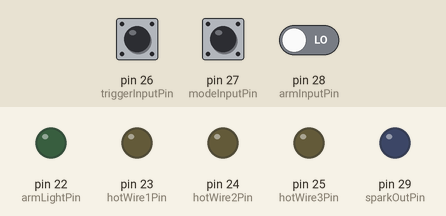
A sketch run on a simulated Arduino Mega 2560, built with avr-gcc and run on an emulated ATmega2560. Shown: output pins drawn as LEDs (lit = HIGH). The inputs (shaded band) are chosen by the test bench; at power-on: pin 28 (armInputPin) LOW, pin 27 (modeInputPin) LOW, pin 26 (triggerInputPin) LOW. What the sketch prints to the serial monitor is not drawn.

Above: at 1.5 s.
1.6 s: pin 28 (armInputPin) driven HIGH
At 2.9 s:
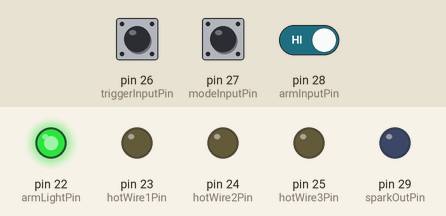
3.2 s: pin 27 (modeInputPin) pulled HIGH for 3.2 s
7.9 s: pin 26 (triggerInputPin) driven HIGH
At 8.8 s:
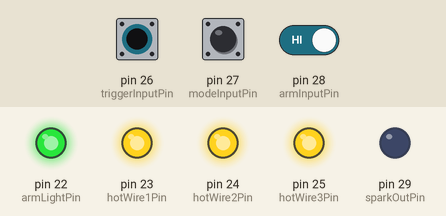
9.4 s: pin 27 (modeInputPin) pulled HIGH for 0.15 s
At 10.7 s:
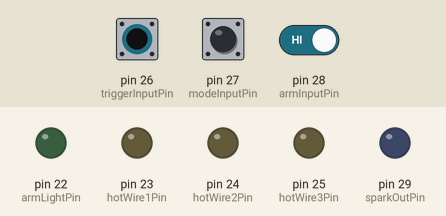
11.0 s: pin 27 (modeInputPin) pulled HIGH for 1 s
At 11.28 s:
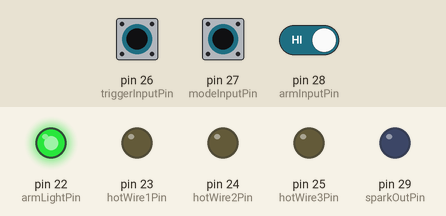
Timing chart, 0 to 14.0 s (numbered marks = the images above; inputs shaded):
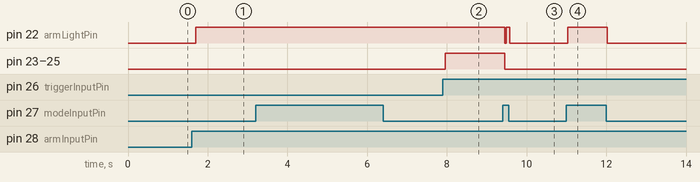

The sketch:

M_Duino_v002_Wokwi.ino
```cpp
/*
  Wokwi-ready wrapper for the M-Duino Trigger Box Controller v002.

  IMPORTANT
    - This file is for Arduino Mega / Wokwi simulation only.
    - The production source of truth remains:
      M-DuinoScripts/M_Duino_v002/M_Duino_v002.ino
    - Do not treat this file as the authoritative firmware for the
      real Industrial Shields controller.
*/

#include "mduino_wokwi_pins.h"

/*
  ============================================================
  Trigger Box Controller
  Version: v002
  Target: Industrial Shields M-Duino 19R+
  ============================================================

  PURPOSE
    This controller manages a test sequence with the following order:

      1. Operator arms the system
      2. Operator presses Trigger
      3. Hot-wire relays energize for a defined time
      4. Spark output turns ON
      5. DAQ trigger turns ON near the end of the spark pulse
      6. Outputs turn OFF
      7. System stays locked out until both Arm and Trigger are released

  OPERATING MODES
    Mode HIGH:
      Spark-test mode

    Mode LOW:
      Hydrogen-test mode

  ELECTRICAL NOTES
    - The M-Duino outputs only command relays / drivers.
    - The hot-wire power comes from an external power source.
    - Example system:
        Hot-wire supply: 12 VDC
        Hot-wire current: up to 20 A
    - This controller must NOT carry that current directly.

  SAFETY NOTES
    - This software is NOT a substitute for a hardwired emergency stop.
    - The emergency stop should physically remove power from:
        * the hot-wire supply
        * the spark / ignition system

  DEBUGGING NOTES
    - This version adds explicit state-transition logging.
    - The state machine makes debugging easier because the controller
      always has one clear "current state".
    - Open the Serial Monitor at 9600 baud to see:
        * startup configuration
        * state transitions
        * periodic status lines
    - For safe bench testing, use the real controller hardware with:
        * the M-Duino powered normally
        * the Mac connected by USB for upload / serial monitoring
        * the hot-wire power and spark hardware disconnected

  UNITS
    - All timing variables use microseconds.
    - Any variable ending in "_us" is in microseconds.
    - Pins, booleans, and states do not have physical units,
      so they do not get a unit suffix.
*/


// ============================================================
// Pin assignments
// ============================================================

// Output: panel light showing that the system is armed
const int armLightPin = R0_5;

// Outputs: relay control lines for the three hot wires
const int hotWire1Pin = R0_6;
const int hotWire2Pin = R0_7;
const int hotWire3Pin = R0_8;

// Inputs
const int triggerInputPin = I0_4;
const int modeInputPin    = I0_5;
const int armInputPin     = I0_3;

// Outputs
const int sparkOutPin = Q0_1;
const int daqTrigPin  = Q0_0;


// ============================================================
// Hardware logic configuration
// ============================================================

// Set to false if your digital inputs are electrically active LOW.
const bool inputActiveHigh = true;

// Set to false if your outputs / relay modules are electrically active LOW.
const bool outputActiveHigh = true;

// For Industrial Shields hardware, INPUT is usually correct.
// If your hardware requires pull-ups, use INPUT_PULLUP and also
// set inputActiveHigh = false.
const int inputMode = INPUT;


// ============================================================
// Feature configuration
// ============================================================

// If false, the hydrogen test skips the hot-wire stage
// and goes directly to the spark stage.
const bool useHotWireStep = true;

// Enable serial status output for monitoring and debugging.
const bool enableSerialDebug = true;

// Enable detailed messages when the controller changes state.
const bool enableTransitionDebug = true;

// If true, use shorter timings that are easier to observe during
// safe bench testing with hazardous hardware disconnected.
const bool useBenchTestTimings = false;


// ============================================================
// Timing configuration
// All values below are in microseconds
// ============================================================

const unsigned long usPerMs = 1000UL;
const unsigned long usPerS  = 1000000UL;

// Hot-wire ON duration before spark starts.
// Production example: 10 seconds = 10,000,000 us
// Bench-test example: 1 second = 1,000,000 us
const unsigned long hotWireBurn_us =
  useBenchTestTimings ? (1UL * usPerS) : (10UL * usPerS);

// Total spark pulse duration.
// Production example: 5000 us = 5 ms
const unsigned long sparkDwell_us = 5000UL;

// DAQ trigger pulse width.
// DAQ will be active during the final daqPulse_us of the spark pulse.
const unsigned long daqPulse_us = 600UL;

// In spark-test mode, a new spark pulse starts at this interval
// while Arm remains active.
// Bench-test mode slows this down slightly to make observation easier.
const unsigned long sparkTestInterval_us =
  useBenchTestTimings ? (1000UL * usPerMs) : (500UL * usPerMs);

// Debounce time for mechanical input switches.
const unsigned long debounce_us = 30UL * usPerMs;

// Serial debug print interval.
const unsigned long serialPrintInterval_us = 250UL * usPerMs;


// ============================================================
// Debounced input helper
// ============================================================

/*
  DebouncedInput stores:
    - the pin number
    - the current stable logical state
    - the last raw logical state
    - the time of the last raw change in microseconds

  Logic convention:
    active() == true means the input is logically active,
    independent of whether the hardware is active HIGH or LOW.
*/
struct DebouncedInput {
  int pin;
  bool stableState;
  bool lastRawState;
  unsigned long lastRawChange_us;

  void begin(int inputPin) {
    pin = inputPin;
    pinMode(pin, inputMode);

    bool rawState = readRawActive();
    stableState = rawState;
    lastRawState = rawState;
    lastRawChange_us = micros();
  }

  bool readRawActive() const {
    bool pinIsHigh = (digitalRead(pin) == HIGH);
    return inputActiveHigh ? pinIsHigh : !pinIsHigh;
  }

  void update() {
    bool rawState = readRawActive();
    unsigned long now_us = micros();

    if (rawState != lastRawState) {
      lastRawState = rawState;
      lastRawChange_us = now_us;
    }

    if ((now_us - lastRawChange_us) >= debounce_us) {
      stableState = rawState;
    }
  }

  bool active() const {
    return stableState;
  }
};

DebouncedInput triggerInput;
DebouncedInput modeInput;
DebouncedInput armInput;


// ============================================================
// State machine
// ============================================================

/*
  stateIdle
    Safe resting state. Waiting for a clean start.

  stateArmed
    Arm is active. Waiting for Trigger.

  stateMelting
    Hot-wire relays are energized.

  stateSparkWaitDaq
    Spark is ON. Waiting until it is time to raise DAQ.

  stateSparkWaitEnd
    Spark and DAQ are ON. Waiting until spark dwell completes.

  stateFired
    Sequence completed successfully. Lockout until inputs are released.

  stateFail
    Invalid operator action, such as Trigger active before proper arming.

  stateAborted
    Sequence interrupted because Arm was released during a hazardous phase.
*/
enum SystemState {
  stateIdle,
  stateArmed,
  stateMelting,
  stateSparkWaitDaq,
  stateSparkWaitEnd,
  stateFired,
  stateFail,
  stateAborted
};

SystemState currentState = stateIdle;


// ============================================================
// Runtime timing variables
// All timing values below are in microseconds
// ============================================================

// Timestamp when the hot-wire stage started
unsigned long meltStart_us = 0;

// Timestamp when the spark stage started
unsigned long sparkStart_us = 0;

// Timestamp of the most recent serial debug print
unsigned long lastSerialPrint_us = 0;

// Spark-test mode timing variables
bool sparkTestPulseActive = false;
unsigned long sparkTestStart_us = 0;
unsigned long lastSparkTestPulse_us = 0;

// Used to detect changes between spark-test mode and hydrogen-test mode
bool previousSparkTestMode = false;


// ============================================================
// Debug helper declarations
// ============================================================

const char* stateName(SystemState state);
void changeState(SystemState newState, const char* reason);
void printStartupConfiguration();


// ============================================================
// Output helper functions
// ============================================================

/*
  writeOutput(pin, on)
    Converts logical ON/OFF into the actual electrical level
    required by the hardware.

  If outputActiveHigh = true:
    on  -> HIGH
    off -> LOW

  If outputActiveHigh = false:
    on  -> LOW
    off -> HIGH
*/
void writeOutput(int pin, bool on) {
  bool pinShouldBeHigh = outputActiveHigh ? on : !on;
  digitalWrite(pin, pinShouldBeHigh ? HIGH : LOW);
}

void setArmLight(bool on) {
  writeOutput(armLightPin, on);
}

void setSpark(bool on) {
  writeOutput(sparkOutPin, on);
}

void setDaqTrigger(bool on) {
  writeOutput(daqTrigPin, on);
}

void setHotWires(bool on) {
  writeOutput(hotWire1Pin, on);
  writeOutput(hotWire2Pin, on);
  writeOutput(hotWire3Pin, on);
}

/*
  allOutputsOff()
    Safe output state used:
      - at startup
      - on failure
      - on abort
      - after the sequence finishes
      - during mode changes
*/
void allOutputsOff() {
  setArmLight(false);
  setHotWires(false);
  setSpark(false);
  setDaqTrigger(false);
}


// ============================================================
// State helper functions
// ============================================================

/*
  daqStartDelay_us()

  Example with current settings:
    sparkDwell_us = 5000 us
    daqPulse_us   = 600 us

  Sequence:
    Spark ON at t = 0 us
    DAQ ON   at t = 4400 us
    Spark OFF and DAQ OFF at t = 5000 us
*/
unsigned long daqStartDelay_us() {
  if (sparkDwell_us > daqPulse_us) {
    return sparkDwell_us - daqPulse_us;
  }
  return 0;
}

/*
  Trigger is treated as a momentary start command.
  Arm must remain active during hazardous phases.
*/
bool armStillActive() {
  return armInput.active();
}

/*
  enterSafeLockout(newState)
    Forces all outputs OFF and enters a lockout state.
    Lockout states require both Arm and Trigger to be released
    before returning to stateIdle.
*/
void enterSafeLockout(SystemState newState, const char* reason) {
  allOutputsOff();
  changeState(newState, reason);
}

/*
  startSparkSequence()
    Starts the spark timing phase.
    Hot wires are forced OFF before Spark turns ON.
*/
void startSparkSequence() {
  setHotWires(false);
  setDaqTrigger(false);
  setSpark(true);

  sparkStart_us = micros();
  changeState(stateSparkWaitDaq, "spark started");
}

/*
  startMeltingOrSpark()
    If hot-wire stage is enabled:
      start MELTING
    Otherwise:
      jump directly to SPARK
*/
void startMeltingOrSpark() {
  if (useHotWireStep) {
    setArmLight(true);
    setHotWires(true);
    setSpark(false);
    setDaqTrigger(false);

    meltStart_us = micros();
    changeState(stateMelting, "trigger pressed while armed");
  } else {
    startSparkSequence();
  }
}


// ============================================================
// Setup
// ============================================================

void setup() {
  // Initialize debounced inputs
  triggerInput.begin(triggerInputPin);
  modeInput.begin(modeInputPin);
  armInput.begin(armInputPin);

  // Configure outputs
  pinMode(armLightPin, OUTPUT);
  pinMode(hotWire1Pin, OUTPUT);
  pinMode(hotWire2Pin, OUTPUT);
  pinMode(hotWire3Pin, OUTPUT);
  pinMode(sparkOutPin, OUTPUT);
  pinMode(daqTrigPin, OUTPUT);

  // Force a known safe startup state
  allOutputsOff();

  Serial.begin(9600);

  // Store the initial mode so startup is not mistaken for a mode change
  previousSparkTestMode = modeInput.active();

  printStartupConfiguration();
}


// ============================================================
// Input update
// ============================================================

void updateInputs() {
  triggerInput.update();
  modeInput.update();
  armInput.update();
}


// ============================================================
// Spark-test mode
// ============================================================

/*
  Spark-test mode behavior:
    - Hot wires always OFF
    - DAQ always OFF
    - If Arm is active:
        Spark pulses at a fixed interval
    - If Arm is inactive:
        All outputs are OFF

  This is more controlled than simply holding Spark continuously ON.
*/
void handleSparkTestMode() {
  setHotWires(false);
  setDaqTrigger(false);

  if (!armInput.active()) {
    setArmLight(false);
    setSpark(false);
    sparkTestPulseActive = false;
    return;
  }

  setArmLight(true);

  unsigned long now_us = micros();

  // Start a new spark pulse at fixed intervals
  if (!sparkTestPulseActive &&
      ((now_us - lastSparkTestPulse_us) >= sparkTestInterval_us)) {
    setSpark(true);
    sparkTestStart_us = now_us;
    lastSparkTestPulse_us = now_us;
    sparkTestPulseActive = true;

    if (enableTransitionDebug) {
      Serial.println("SPARK_TEST_EVENT: Spark pulse started");
    }
  }

  // End the pulse after sparkDwell_us
  if (sparkTestPulseActive &&
      ((now_us - sparkTestStart_us) >= sparkDwell_us)) {
    setSpark(false);
    sparkTestPulseActive = false;

    if (enableTransitionDebug) {
      Serial.println("SPARK_TEST_EVENT: Spark pulse ended");
    }
  }
}


// ============================================================
// Hydrogen-test mode
// ============================================================

/*
  Hydrogen-test sequence summary:

    stateIdle
      -> wait for Trigger released and Arm activation

    stateArmed
      -> wait for Trigger press

    stateMelting
      -> hot-wire relays ON for hotWireBurn_us

    stateSparkWaitDaq
      -> spark ON, waiting to raise DAQ

    stateSparkWaitEnd
      -> spark + DAQ ON until sparkDwell_us expires

    stateFired
      -> all outputs OFF, wait for full operator reset

  Unsafe / invalid conditions:

    stateFail
      Trigger was active before valid arming

    stateAborted
      Arm was released during MELTING or SPARK
*/
void handleHydrogenTestMode() {
  bool armActive = armInput.active();
  bool triggerActive = triggerInput.active();

  switch (currentState) {

    case stateIdle:
      allOutputsOff();

      // Trigger must not already be active before arming
      if (triggerActive) {
        changeState(stateFail, "trigger active before valid arming");
      }
      else if (armActive) {
        setArmLight(true);
        changeState(stateArmed, "arm input became active");
      }
      break;

    case stateArmed:
      setArmLight(true);
      setHotWires(false);
      setSpark(false);
      setDaqTrigger(false);

      if (!armActive) {
        changeState(stateIdle, "arm released before trigger");
      }
      else if (triggerActive) {
        startMeltingOrSpark();
      }
      break;

    case stateMelting:
      setArmLight(true);
      setHotWires(true);
      setSpark(false);
      setDaqTrigger(false);

      // Arm must remain active during melting
      if (!armStillActive()) {
        enterSafeLockout(stateAborted, "arm released during melting");
        break;
      }

      if ((micros() - meltStart_us) >= hotWireBurn_us) {
        setHotWires(false);
        startSparkSequence();
      }
      break;

    case stateSparkWaitDaq: {
      // Arm must remain active during spark sequence
      if (!armStillActive()) {
        enterSafeLockout(stateAborted, "arm released before DAQ start");
        break;
      }

      unsigned long elapsed_us = micros() - sparkStart_us;

      if (elapsed_us >= daqStartDelay_us()) {
        setDaqTrigger(true);
        changeState(stateSparkWaitEnd, "DAQ trigger started");
      }
      break;
    }

    case stateSparkWaitEnd: {
      // Arm must remain active during spark sequence
      if (!armStillActive()) {
        enterSafeLockout(stateAborted, "arm released during spark / DAQ");
        break;
      }

      unsigned long elapsed_us = micros() - sparkStart_us;

      if (elapsed_us >= sparkDwell_us) {
        allOutputsOff();
        changeState(stateFired, "spark dwell completed");
      }
      break;
    }

    case stateFired:
      allOutputsOff();

      // Require both inputs released before allowing re-arm
      if (!armActive && !triggerActive) {
        changeState(stateIdle, "operator reset after fired state");
      }
      break;

    case stateFail:
      allOutputsOff();

      // Require both inputs released before allowing re-arm
      if (!armActive && !triggerActive) {
        changeState(stateIdle, "operator reset after fail state");
      }
      break;

    case stateAborted:
      allOutputsOff();

      // Require both inputs released before allowing re-arm
      if (!armActive && !triggerActive) {
        changeState(stateIdle, "operator reset after aborted state");
      }
      break;
  }
}


// ============================================================
// Mode change handling
// ============================================================

/*
  If the operator changes Mode during operation,
  immediately return to a safe state.

  This avoids carrying sequence state from one mode into the other.
*/
void handleModeChange() {
  bool sparkTestMode = modeInput.active();

  if (sparkTestMode != previousSparkTestMode) {
    allOutputsOff();

    sparkTestPulseActive = false;
    lastSparkTestPulse_us = micros();

    changeState(stateIdle, sparkTestMode ?
      "mode changed to spark-test" :
      "mode changed to hydrogen-test");

    previousSparkTestMode = sparkTestMode;
  }
}


// ============================================================
// Serial debug output
// ============================================================

const char* stateName(SystemState state) {
  switch (state) {
    case stateIdle:         return "IDLE";
    case stateArmed:        return "ARMED";
    case stateMelting:      return "MELTING";
    case stateSparkWaitDaq: return "SPARK_WAIT_DAQ";
    case stateSparkWaitEnd: return "SPARK_WAIT_END";
    case stateFired:        return "FIRED";
    case stateFail:         return "FAIL";
    case stateAborted:      return "ABORTED";
    default:                return "UNKNOWN";
  }
}

/*
  changeState(newState, reason)

  All state transitions go through this helper so the Serial Monitor
  shows the sequence in real time.

  Example output:
    STATE: ARMED -> MELTING | reason=trigger pressed while armed
*/
void changeState(SystemState newState, const char* reason) {
  if (newState == currentState) {
    return;
  }

  if (enableSerialDebug && enableTransitionDebug) {
    Serial.print("STATE: ");
    Serial.print(stateName(currentState));
    Serial.print(" -> ");
    Serial.print(stateName(newState));

    if (reason != 0) {
      Serial.print(" | reason=");
      Serial.print(reason);
    }

    Serial.println();
  }

  currentState = newState;
}

/*
  Print startup configuration so the operator can immediately confirm:
    - mode logic polarity assumptions
    - relay polarity assumptions
    - current timing values
    - whether bench-test timings are enabled
*/
void printStartupConfiguration() {
  if (!enableSerialDebug) {
    return;
  }

  Serial.println("================================================");
  Serial.println("Trigger Box Controller v002 startup");
  Serial.print("Input active HIGH: ");
  Serial.println(inputActiveHigh);
  Serial.print("Output active HIGH: ");
  Serial.println(outputActiveHigh);
  Serial.print("Hot-wire step enabled: ");
  Serial.println(useHotWireStep);
  Serial.print("Bench-test timings enabled: ");
  Serial.println(useBenchTestTimings);
  Serial.print("hotWireBurn_us: ");
  Serial.println(hotWireBurn_us);
  Serial.print("sparkDwell_us: ");
  Serial.println(sparkDwell_us);
  Serial.print("daqPulse_us: ");
  Serial.println(daqPulse_us);
  Serial.print("sparkTestInterval_us: ");
  Serial.println(sparkTestInterval_us);
  Serial.println("Open Serial Monitor at 9600 baud for live sequence logs.");
  Serial.println("================================================");
}

/*
  Print a compact status line at a limited rate
  so the serial monitor remains readable.
*/
void printStatusThrottled() {
  if (!enableSerialDebug) {
    return;
  }

  unsigned long now_us = micros();

  if ((now_us - lastSerialPrint_us) < serialPrintInterval_us) {
    return;
  }

  lastSerialPrint_us = now_us;

  Serial.print("STATUS | Mode=");
  Serial.print(modeInput.active() ? "SPARK_TEST" : "HYDROGEN_TEST");

  Serial.print(" | Arm=");
  Serial.print(armInput.active());

  Serial.print(" | Trigger=");
  Serial.print(triggerInput.active());

  Serial.print(" | State=");
  Serial.print(stateName(currentState));

  Serial.print(" | HotWireStep=");
  Serial.print(useHotWireStep);

  Serial.print(" | hotWireBurn_us=");
  Serial.print(hotWireBurn_us);

  Serial.print(" | sparkDwell_us=");
  Serial.print(sparkDwell_us);

  Serial.print(" | daqPulse_us=");
  Serial.print(daqPulse_us);

  Serial.println();
}


// ============================================================
// Main loop
// ============================================================

void loop() {
  updateInputs();
  handleModeChange();

  if (modeInput.active()) {
    handleSparkTestMode();
  }
  else {
    handleHydrogenTestMode();
  }

  printStatusThrottled();
}
```

Source omitted: mduino_wokwi_pins.h (863 bytes)

Measured:
- after the input at 1.6 s, pin 22 (armLightPin): LOW → HIGH after 0.10 s
- after the input at 7.9 s, pin 23 (hotWire1Pin), pin 24 (hotWire2Pin), pin 25 (hotWire3Pin): LOW → HIGH after 0.05 s
- after the input at 9.4 s, pin 22 (armLightPin): HIGH → LOW after 0.06 s, → HIGH 0.03 s later, → LOW 0.09 s later; pin 23 (hotWire1Pin), pin 24 (hotWire2Pin), pin 25 (hotWire3Pin): HIGH → LOW after 0.06 s
- after the input at 11.0 s, pin 22 (armLightPin): LOW → HIGH at once, → LOW 1.0 s later
